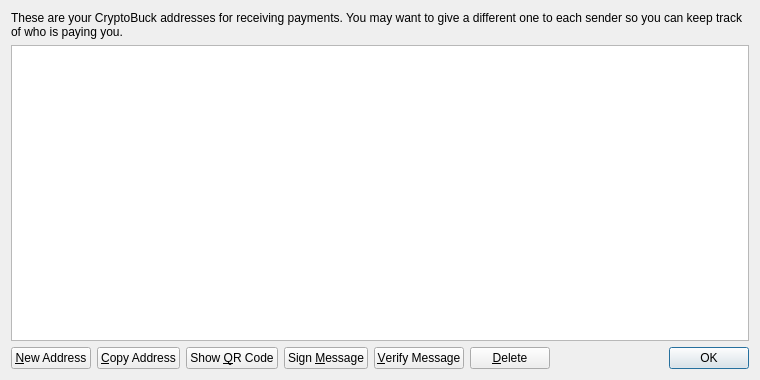
<?xml version="1.0" encoding="UTF-8"?>
<ui version="4.0">
 <class>AddressBookPage</class>
 <widget class="QWidget" name="AddressBookPage">
  <property name="geometry">
   <rect>
    <x>0</x>
    <y>0</y>
    <width>760</width>
    <height>380</height>
   </rect>
  </property>
  <property name="windowTitle">
   <string>Address Book</string>
  </property>
  <layout class="QVBoxLayout" name="verticalLayout">
   <item>
    <widget class="QLabel" name="labelExplanation">
     <property name="text">
      <string>These are your CryptoBuck addresses for receiving payments. You may want to give a different one to each sender so you can keep track of who is paying you.</string>
     </property>
     <property name="textFormat">
      <enum>Qt::PlainText</enum>
     </property>
     <property name="wordWrap">
      <bool>true</bool>
     </property>
    </widget>
   </item>
   <item>
    <widget class="QTableView" name="tableView">
     <property name="contextMenuPolicy">
      <enum>Qt::CustomContextMenu</enum>
     </property>
     <property name="toolTip">
      <string>Double-click to edit address or label</string>
     </property>
     <property name="tabKeyNavigation">
      <bool>false</bool>
     </property>
     <property name="alternatingRowColors">
      <bool>true</bool>
     </property>
     <property name="selectionMode">
      <enum>QAbstractItemView::SingleSelection</enum>
     </property>
     <property name="selectionBehavior">
      <enum>QAbstractItemView::SelectRows</enum>
     </property>
     <property name="sortingEnabled">
      <bool>true</bool>
     </property>
     <attribute name="verticalHeaderVisible">
      <bool>false</bool>
     </attribute>
    </widget>
   </item>
   <item>
    <layout class="QHBoxLayout" name="horizontalLayout">
     <item>
      <widget class="QPushButton" name="newAddressButton">
       <property name="toolTip">
        <string>Create a new address</string>
       </property>
       <property name="text">
        <string>&amp;New Address</string>
       </property>
       <property name="icon">
        <iconset resource="../bitcoin.qrc">
         <normaloff>:/icons/add</normaloff>:/icons/add</iconset>
       </property>
      </widget>
     </item>
     <item>
      <widget class="QPushButton" name="copyToClipboard">
       <property name="toolTip">
        <string>Copy the currently selected address to the system clipboard</string>
       </property>
       <property name="text">
        <string>&amp;Copy Address</string>
       </property>
       <property name="icon">
        <iconset resource="../bitcoin.qrc">
         <normaloff>:/icons/editcopy</normaloff>:/icons/editcopy</iconset>
       </property>
      </widget>
     </item>
     <item>
      <widget class="QPushButton" name="showQRCode">
       <property name="text">
        <string>Show &amp;QR Code</string>
       </property>
       <property name="icon">
        <iconset resource="../bitcoin.qrc">
         <normaloff>:/icons/qrcode</normaloff>:/icons/qrcode</iconset>
       </property>
      </widget>
     </item>
     <item>
      <widget class="QPushButton" name="signMessage">
       <property name="toolTip">
        <string>Sign a message to prove you own a CryptoBuck address</string>
       </property>
       <property name="text">
        <string>Sign &amp;Message</string>
       </property>
       <property name="icon">
        <iconset resource="../bitcoin.qrc">
         <normaloff>:/icons/edit</normaloff>:/icons/edit</iconset>
       </property>
      </widget>
     </item>
     <item>
      <widget class="QPushButton" name="verifyMessage">
       <property name="toolTip">
        <string>Verify a message to ensure it was signed with a specified CryptoBuck address</string>
       </property>
       <property name="text">
        <string>&amp;Verify Message</string>
       </property>
       <property name="icon">
        <iconset resource="../bitcoin.qrc">
         <normaloff>:/icons/transaction_0</normaloff>:/icons/transaction_0</iconset>
       </property>
      </widget>
     </item>
     <item>
      <widget class="QPushButton" name="deleteButton">
       <property name="toolTip">
        <string>Delete the currently selected address from the list</string>
       </property>
       <property name="text">
        <string>&amp;Delete</string>
       </property>
       <property name="icon">
        <iconset resource="../bitcoin.qrc">
         <normaloff>:/icons/remove</normaloff>:/icons/remove</iconset>
       </property>
      </widget>
     </item>
     <item>
      <spacer name="horizontalSpacer">
       <property name="orientation">
        <enum>Qt::Horizontal</enum>
       </property>
       <property name="sizeHint" stdset="0">
        <size>
         <width>40</width>
         <height>20</height>
        </size>
       </property>
      </spacer>
     </item>
     <item>
      <widget class="QDialogButtonBox" name="buttonBox">
       <property name="sizePolicy">
        <sizepolicy hsizetype="Maximum" vsizetype="Fixed">
         <horstretch>0</horstretch>
         <verstretch>0</verstretch>
        </sizepolicy>
       </property>
       <property name="standardButtons">
        <set>QDialogButtonBox::Ok</set>
       </property>
      </widget>
     </item>
    </layout>
   </item>
  </layout>
 </widget>
 <resources>
  <include location="../bitcoin.qrc"/>
 </resources>
 <connections/>
</ui>
